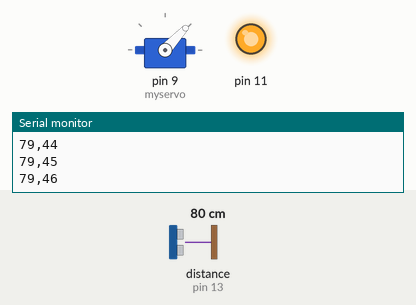
The sketch below on a simulated Arduino Uno, built with avr-gcc and run on an emulated ATmega328P. Shown: servo, output pins drawn as LEDs (lit = HIGH), the last lines printed to the serial monitor. Wiring (inferred from the names in the program): ultrasonic range finder: trigger pin 12; echo pin 13. The test bench sets the inputs (shaded band); at power-on: distance to the obstacle (sensor on pin 13) 80 cm. The echo pulse lasts 58.3 µs per cm; pins used as bus, display or sensor lines are not drawn.

Above: at 1.2 s.
1.3 s: distance to the obstacle (sensor on pin 13) set to 2 cm
At 2.0 s:
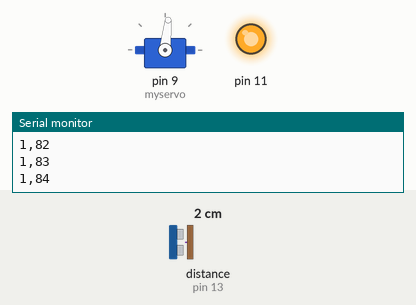
4.3 s: distance to the obstacle (sensor on pin 13) set to 299 cm
7.3 s: distance to the obstacle (sensor on pin 13) set to 4 cm
At 9.92 s:
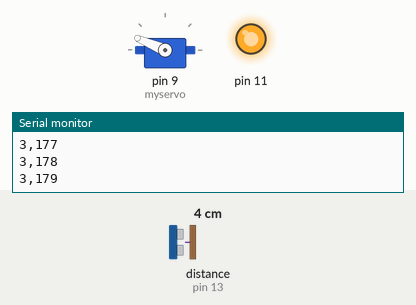
10.3 s: distance to the obstacle (sensor on pin 13) set to 18 cm
Timing chart, 0 to 14.3 s (numbered marks = the images above; inputs shaded):
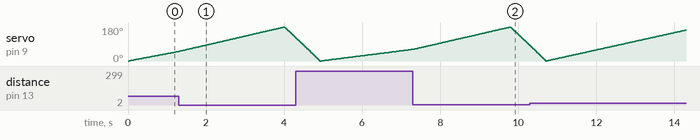

The sketch:

arduino_data_generation_code.ino
```cpp
#include <Servo.h>
Servo myservo;
#define echo 13
#define trig 12
long dist=0,duration=0;
void setup() {
 pinMode(echo,0);
 pinMode(trig,1);
 pinMode(11,1);
 digitalWrite(11,1);
 Serial.begin(9600);
 myservo.attach(9);
// myservo.write(0);
}

void us(byte angel){
   digitalWrite(trig,0);
 delayMicroseconds(2);
 digitalWrite(trig,1);
 delayMicroseconds(10);
 digitalWrite(trig,0);
 duration = pulseIn(echo,1);
 dist = duration * 0.0343/2 ;
 Serial.println(String(dist)+","+String(angel));
}

void loop() {
 for(byte i =0; i<180; i++){
  myservo.write(i);
  us(i);
  delay(20);
 }
  for(byte i =180; i>0; i--){
  myservo.write(i);
//  us(i);
  delay(5);
 }
}
```
